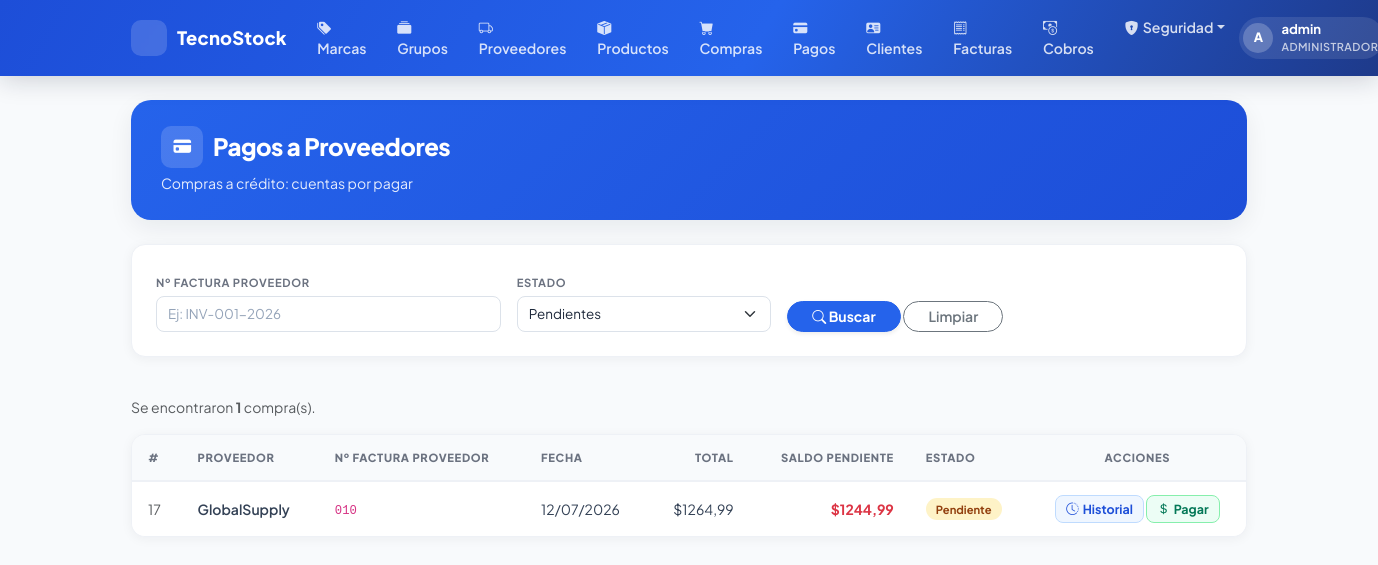
Before: /pagos/ (signed in) with the older database file.
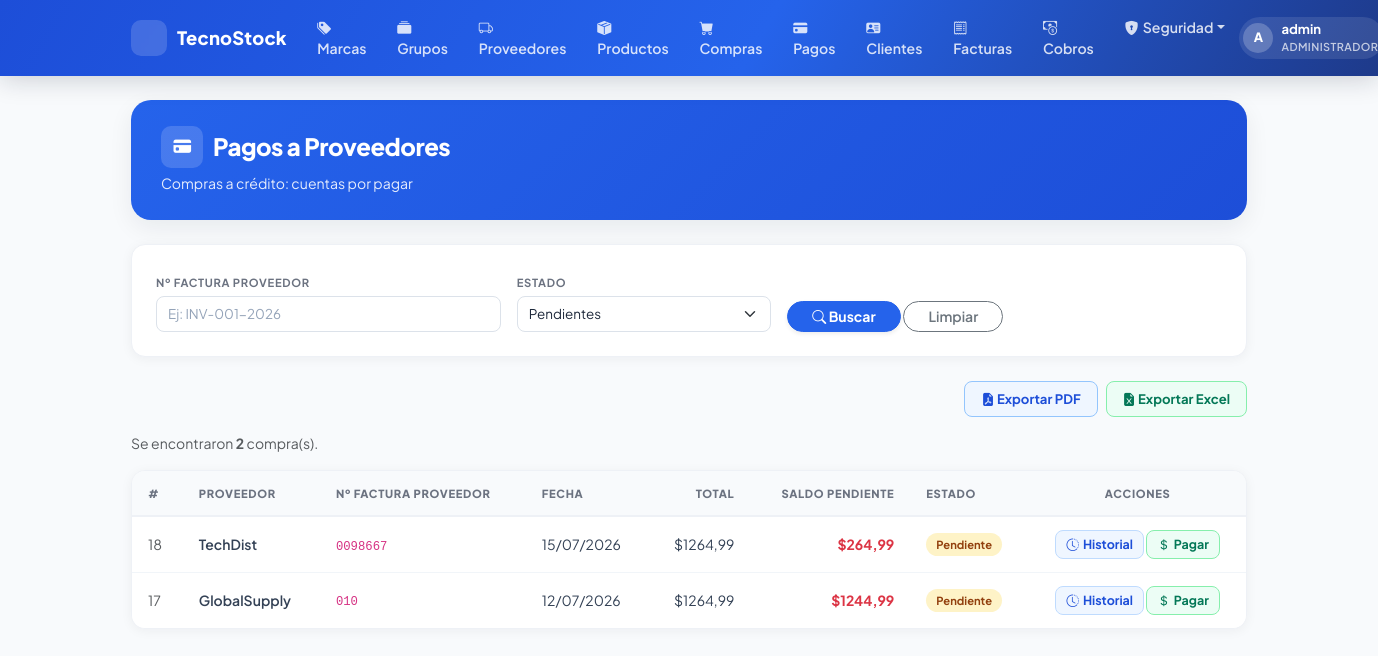
After: the same page with the newer database file.
### purchasing/models.py (models this page shows, shortened)
class Purchase(models.Model):
    TIPO_PAGO = [
        ('contado', 'Contado'),
        ('credito', 'Crédito'),
    ]
    ESTADO = [
        ('PENDIENTE', 'Pendiente'),
        ('PAGADA', 'Pagada'),
        ('ANULADA', 'Anulada'),
    ]
    supplier = models.ForeignKey(
        Supplier, on_delete=models.PROTECT, related_name='purchases', verbose_name='Proveedor'
    )
    document_number = models.CharField(
        max_length=20, verbose_name='Nº de Factura Proveedor'
    )
    purchase_date = models.DateTimeField(auto_now_add=True, verbose_name='Fecha de Compra')
    subtotal = models.DecimalField(max_digits=12, decimal_places=2, default=0, verbose_name='Subtotal')
    tax = models.DecimalField(max_digits=12, decimal_places=2, default=0, verbose_name='Impuesto (15%)')
    total = models.DecimalField(max_digits=12, decimal_places=2, default=0, verbose_name='Total')
    tipo_pago = models.CharField(max_length=10, choices=TIPO_PAGO, default='contado', verbose_name='Tipo de Pago')
    saldo = models.DecimalField(max_digits=12, decimal_places=2, default=0, verbose_name='Saldo Pendiente')
    estado = models.CharField(max_length=10, choices=ESTADO, default='PENDIENTE', verbose_name='Estado')
    is_active = models.BooleanField(default=True, verbose_name='Activa')
    class Meta:
        verbose_name = 'Compra'
        verbose_name_plural = 'Compras'
        ordering = ['-purchase_date']
        unique_together = ['supplier', 'document_number']

### billing/models.py (models this page shows, shortened)
class Supplier(models.Model):
    name = models.CharField(max_length=200, verbose_name='Nombre de la Empresa')
    contact_name = models.CharField(max_length=200, blank=True, null=True, verbose_name = 'Nombre de Contacto')
    email = models.EmailField(blank=True, null=True, verbose_name = 'Correo Electronico')
    phone = models.CharField(max_length=20, blank=True, null=True, verbose_name = 'Teléfono')
    address = models.TextField(blank=True, null=True, verbose_name = 'Dirección')
    is_active = models.BooleanField(default=True, verbose_name = 'Activo')
    created_at = models.DateTimeField(auto_now_add=True, verbose_name = 'Creado el')
    updated_at = models.DateTimeField(auto_now=True, verbose_name = 'Actualizado el')
    class Meta:
        verbose_name = 'Proveedor'
        verbose_name_plural = 'Proveedores'
        ordering = ['name']

### pagos/views.py (the view, shortened to what this page needs)
# urls.py: path('', views.compra_pendiente_list, name='compra_pendiente_list'),
@login_required
@group_required('Administrador', 'Analista de Compras')
@permission_required('purchasing.view_purchase', raise_exception=True)
@audit_action('LIST_COMPRAS_PENDIENTES')
def compra_pendiente_list(request):
    compras = Purchase.objects.filter(tipo_pago='credito').select_related('supplier')
    estado = request.GET.get('estado', 'PENDIENTE')
    if estado and estado != 'TODOS':
        compras = compras.filter(estado=estado)
    doc_number = request.GET.get('doc_number')
    if doc_number:
        compras = compras.filter(document_number__icontains=doc_number)
    export_format = request.GET.get('export')
    paginator = Paginator(compras, 10)
    page_obj = paginator.get_page(request.GET.get('page'))
    params = request.GET.copy()
    params.pop('page', None)
    query_string = params.urlencode()
    return render(request, 'pagos/compra_pendiente_list.html', {
        'page_obj': page_obj,
        'paginator': paginator,
        'compras': page_obj,
        'estado_filter': estado,
        'query_string': query_string,
        'has_active_filters': any([estado != 'PENDIENTE', doc_number]),
    })

### security/templatetags/security_tags.py (called while the page is built)
@register.filter(name='has_group')
def has_group(user, group_name):
    if not user.is_authenticated:
        return False
    if user.is_superuser:      # el superusuario ve todo
        return True
    return user.groups.filter(name=group_name).exists()

### pagos/templates/pagos/compra_pendiente_list.html (shortened to what this page needs)
{% extends 'billing/base.html' %}
{% block content %}
<div class="page-header d-flex justify-content-between align-items-center mb-4">
  <div>
    <h1><span class="header-icon"><i class="bi bi-credit-card-fill"></i></span>Pagos a Proveedores</h1>
    <p>Compras a crédito: cuentas por pagar</p>
  </div>
</div>
<div class="glass-card p-4 mb-4">
  <form method="get" class="row g-3 align-items-end">
    <div class="col-md-4">
      <label for="f-doc" class="filter-label">Nº Factura Proveedor</label>
      <input type="text" id="f-doc" name="doc_number" class="form-control form-control-sm"
             placeholder="Ej: INV-001-2026" value="{{ request.GET.doc_number|default_if_none:'' }}">
    </div>
    <div class="col-md-3">
      <label for="f-estado" class="filter-label">Estado</label>
      <select id="f-estado" name="estado" class="form-select form-control-sm">
        <option value="PENDIENTE" {% if estado_filter == 'PENDIENTE' %}selected{% endif %}>Pendientes</option>
      </select>
    </div>
    <div class="col-md-3">
      <button type="submit" class="btn btn-primary btn-sm rounded-pill px-4 fw-bold shadow-sm">
        <i class="bi bi-search"></i> Buscar
      </button>
      <a href="{% url 'pagos:compra_pendiente_list' %}" class="btn btn-sm btn-outline-secondary rounded-pill px-4">
        Limpiar
      </a>
    </div>
  </form>
</div>
<div class="d-flex justify-content-end align-items-center gap-2 mb-3">
  {% if perms.security.export_pdf %}
  <a href="?{{ query_string }}&export=pdf" class="btn-pdf">
    <i class="bi bi-file-earmark-pdf-fill"></i> Exportar PDF
  </a>
  {% endif %}
  {% if perms.security.export_excel %}
  <a href="?{{ query_string }}&export=excel" class="btn-excel">
    <i class="bi bi-file-earmark-excel-fill"></i> Exportar Excel
  </a>
  {% endif %}
</div>
<p class="text-muted small">
  Se encontraron <strong>{{ paginator.count }}</strong> compra(s).
</p>
<div class="products-table">
  <table class="table mb-0">
    <thead>
      <tr>
        <th>#</th>
        <th>Proveedor</th>
        <th>Nº Factura Proveedor</th>
        <th>Fecha</th>
        <th class="text-end">Total</th>
        <th class="text-end">Saldo Pendiente</th>
        <th>Estado</th>
        <th class="text-center">Acciones</th>
      </tr>
    </thead>
    <tbody>
      {% for compra in compras %}
      <tr>
        <td class="text-muted small">{{ compra.id }}</td>
        <td class="fw-semibold">{{ compra.supplier.name }}</td>
        <td><code>{{ compra.document_number }}</code></td>
        <td>{{ compra.purchase_date|date:"d/m/Y" }}</td>
        <td class="text-end">${{ compra.total }}</td>
        <td class="text-end text-danger fw-bold">${{ compra.saldo }}</td>
        <td>
          {% if compra.estado == 'PAGADA' %}
            <span class="badge-active">Pagada</span>
          {% elif compra.estado == 'ANULADA' %}
            <span class="badge-inactive">Anulada</span>
          {% else %}
            <span class="badge-pending">Pendiente</span>
          {% endif %}
        </td>
        <td class="text-center text-nowrap">
          {% if perms.pagos.view_pagocompra %}
          <a href="{% url 'pagos:pago_list' compra.id %}" class="btn-view" title="Ver Historial">
            <i class="bi bi-clock-history me-1"></i>Historial
          </a>
          {% endif %}
          {% if compra.estado == 'PENDIENTE' and perms.pagos.add_pagocompra %}
            <a href="{% url 'pagos:pago_create' compra.id %}" class="btn-pay" title="Registrar Pago">
              <i class="bi bi-currency-dollar me-1"></i>Pagar
            </a>
          {% endif %}
        </td>
      </tr>
      {% endfor %}
    </tbody>
  </table>
</div>
{% endblock %}

Changed rows visible on the page:
added Purchase: id "18", supplier.name "TechDist", document_number "0098667", purchase_date "15/07/2026", total "1264,99", saldo "264,99", estado "Pendiente"
Other visible differences:
{{ paginator.count }}: "1" → "2"
text now shown: "Exportar PDF Exportar Excel"
